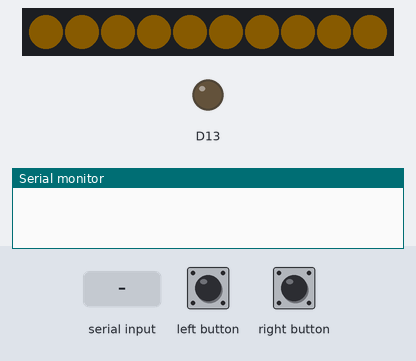
A sketch run on a simulated Adafruit Circuit Playground Express. Shown: 10 RGB LEDs in strip order, left to right, output pins drawn as LEDs (lit = HIGH), the last lines printed to the serial monitor. The test bench sets the inputs (shaded band). Dim RGB values are drawn brighter than linear.

Above: at 1.2 s.
1.3 s: left button pressed for 3.2 s
At 2.5 s:
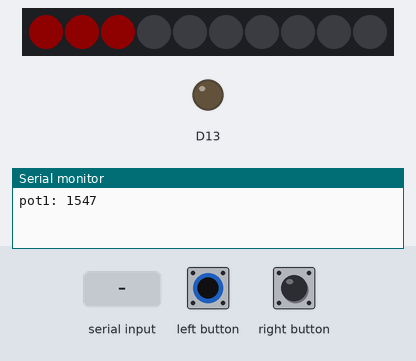
7.2 s: "90,45,200\n" received over Serial
At 8.1 s:
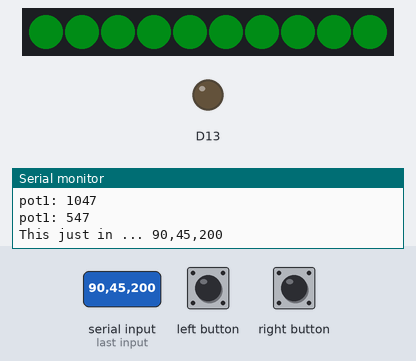
8.7 s: "30,150\n" received over Serial
At 9.2 s:
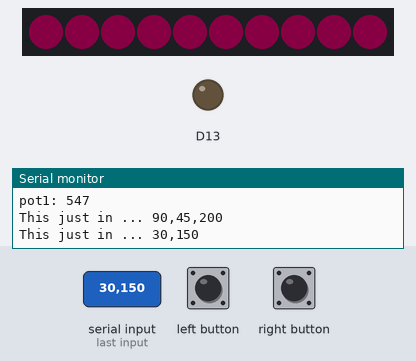
10.2 s: "5\n" received over Serial
At 11.4 s:
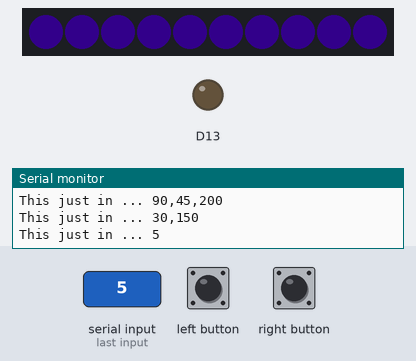
11.7 s: left button pressed for 3.2 s
At 15.4 s:
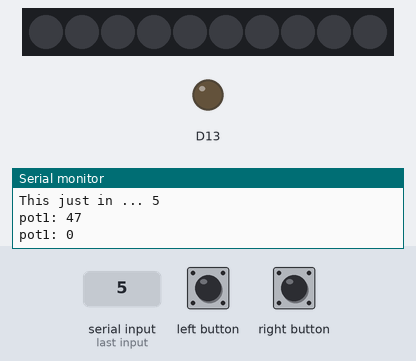
17.4 s: right button pressed for 3.2 s
At 18.5 s:
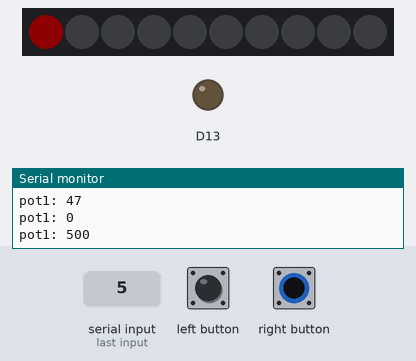
Timing chart, 0 to 20.4 s (numbered marks = the images above; inputs shaded):
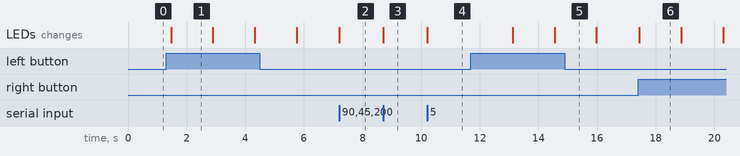

The sketch:

circuit-playground.ino
```cpp
#include <Adafruit_CircuitPlayground.h>
#include <string.h>
#include <math.h>

const byte numChars = 32;
char receivedChars[numChars]; // an array to store the received data

bool newData = false;
bool readingPots = false;
int delayCounter = 0;

int effect = 0;
int pot1 = 2047;
int rainbowSpeed = 15;
int numFX = 8;
int readTimer = 0;

void setup() {
  Serial.begin(9600);
  CircuitPlayground.begin();

  CircuitPlayground.strip.setBrightness(15);
}

void loop() {
  recvDataFromPedal();
  showNewData();
  parseData();

  readTimer++;
  if (readTimer == 1000) {
    readTimer = 0;
    if(CircuitPlayground.rightButton()){
      pot1 = min(pot1 + 500, 4095);
      displayPotLvl(pot1);
      Serial.print("pot1: ");
      Serial.println(pot1);
      readingPots = true;
    } else if (CircuitPlayground.leftButton()) {
      pot1 = max(pot1 - 500, 0);
      displayPotLvl(pot1);
      Serial.print("pot1: ");
      Serial.println(pot1);
      readingPots = true;
    } else {
      readingPots = false;
    }
  }

  // Check for any button presses by checking their state twice with
  // a delay inbetween.  If the first press state is different from the
  // second press state then something was pressed/released!
//  bool leftFirst = CircuitPlayground.leftButton();
//  bool rightFirst = CircuitPlayground.rightButton();
//  delay(10);
//
//  // Now check for buttons that were released.
//  bool leftSecond = CircuitPlayground.leftButton();
//  bool rightSecond = CircuitPlayground.rightButton();
//
//  if(leftFirst && !leftSecond && effect != 0){
//    effect -= 1;
//    Serial.print("effect: ");
//    Serial.println(effect);
//  }
//  if(rightFirst && !rightSecond && effect != numFX-1){
//    effect += 1;
//    Serial.print("effect: ");
//    Serial.println(effect);
//  }
  if(!readingPots){
    if(effect != numFX-1){
      for(int i=0; i<10; ++i) {
        CircuitPlayground.strip.setPixelColor(i, CircuitPlayground.colorWheel((effect + 1) * 256 / (numFX)));
      }
    } else {
      // Make an offset based on the current millisecond count scaled by the current speed.
      uint32_t offset = millis() / rainbowSpeed;
      // Loop through each pixel and set it to an incremental color wheel value.
      for(int i=0; i<10; ++i) {
        CircuitPlayground.strip.setPixelColor(i, CircuitPlayground.colorWheel(((i * 256 / 10) + offset) & 255));
      }
    }
  }
  // Show all the pixels.
  CircuitPlayground.strip.show();
}

void displayPotLvl(int lvl){
  CircuitPlayground.clearPixels();
  int numLights = (((float)lvl/4095.0) * 10) - 1;
  for(int i = numLights; i >= 0; --i) {
    CircuitPlayground.strip.setPixelColor(i, CircuitPlayground.colorWheel(0));
  }
}

void recvDataFromPedal() {
  static byte ndx = 0;
  char endMarker = '\n';
  char rc;

  while (Serial.available() > 0 && newData == false) {
    rc = Serial.read();

    if (rc != endMarker) {
      receivedChars[ndx] = rc;
      ndx++;
      if (ndx >= numChars) {
        ndx = numChars - 1;
      }
    } else {
      receivedChars[ndx] = '\0'; // terminate the string
      ndx = 0;
      newData = true;
    }
  }
}

void showNewData() {
  if (newData == true) {
    Serial.print("This just in ... ");
    Serial.println(receivedChars);
    //newData = false;
  }
}

void parseData() {
  if (newData){
    // split the data into its parts
    char * strtokIndx; // this is used by strtok() as an index

    strtokIndx = strtok(receivedChars,",");
    effect = atoi(strtokIndx);

  //  strtokIndx = strtok(NULL, ","); // this continues where the previous call left off
  //  integerFromPC = atoi(strtokIndx);     // convert this part to an integer
    newData = false;
  }
}
```

Measured:
- after the input at 1.3 s, the LEDs: change after 0.17 s (image 1)
- after the input at 7.2 s, the LEDs: change at once (image 2)
- after the input at 8.7 s, the LEDs: change at once (image 3)
- after the input at 10.2 s, the LEDs: change at once (image 4)
- after the input at 11.7 s, the LEDs: first change after 1.4 s (image 5 shows a later state)
- after the input at 17.4 s, the LEDs: change after 0.05 s (image 6)
- what the display in image 1 shows lasts 1.4 s, from 1.5 s to 2.9 s
